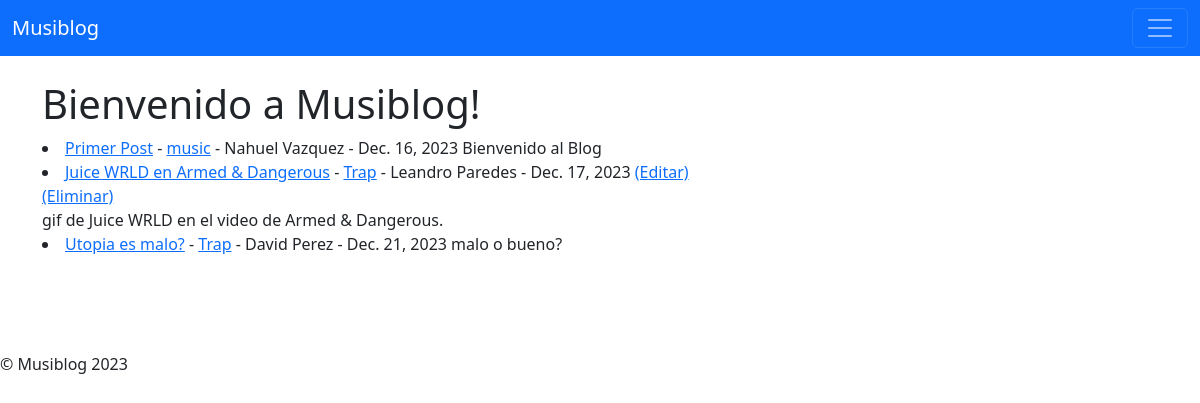
/ (signed in), run on the app's committed database.
### musiblog/models.py (models this page shows, shortened)
class Post(models.Model):
    titulo= models.CharField(max_length=255)
    header_image = models.ImageField(null=True, blank=True, upload_to='images/')
    titulo_tag= models.CharField(max_length=255)
    subtitle = models.CharField(max_length=255)
    body = models.TextField()
    autor = models.ForeignKey(User, on_delete=models.CASCADE)
    fecha_post = models.DateField(auto_now_add=True)
    category= models.CharField(max_length=255, default='music')

### musiblog/views.py (the view)
# urls.py: path('', InicioVista.as_view(), name='inicio'),
class InicioVista(ListView):
    model = Post
    template_name = 'inicio.html'

### musiblog/templates/inicio.html (shortened to what this page needs)
{% extends 'base.html' %}
{% block content %}
<h1>Bienvenido a Musiblog!</h1>
{% for post in object_list %}
       <li><a href="{% url 'blog-detalle' post.pk %}">
       {{ post.titulo }}</a>
          - <a href='{% url 'categorias' post.category %}'>{{ post.category }}</a>
          - {{ post.autor.first_name }}
          {{ post.autor.last_name}} - {{ post.fecha_post }}
              {%if user.is_authenticated %}
                     {% if user.id == post.autor.id %}
                            <a href='{% url 'actualizar_post' post.pk %}'>(Editar)</a> <br/>
                            <a href='{% url 'eliminar_post' post.pk %}'>(Eliminar)</a> <br/>
                     {% endif %}
              {% endif %}
              {{ post.subtitle }}</li>
{% endfor%}
{% endblock %}

### data on the page
Post: titulo "Primer Post", category "music", autor.first_name "Nahuel", autor.last_name "Vazquez", fecha_post "Dec. 16, 2023", subtitle "Bienvenido al Blog"
Post: titulo "Juice WRLD en Armed & Dangerous", category "Trap", autor.first_name "Leandro", autor.last_name "Paredes", fecha_post "Dec. 17, 2023", shows "(Editar)", subtitle "gif de Juice WRLD en el video de Armed & Dangerous."
Post: titulo "Utopia es malo?", category "Trap", autor.first_name "David", autor.last_name "Perez", fecha_post "Dec. 21, 2023", subtitle "malo o bueno?"
